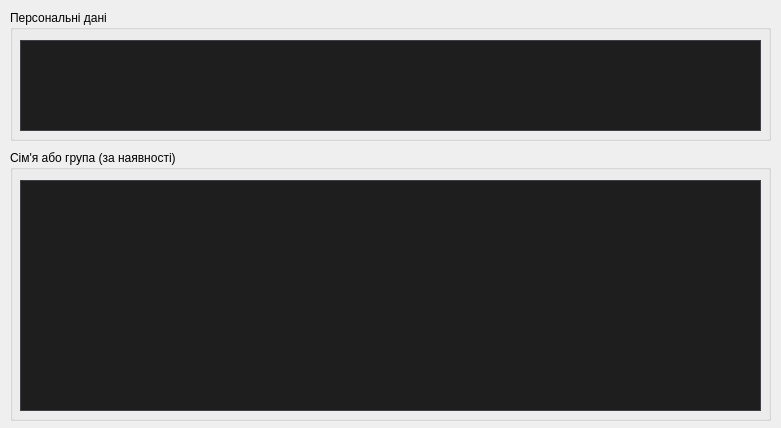
<?xml version="1.0" encoding="UTF-8"?>
<ui version="4.0">
 <class>MoreInfoWindow</class>
 <widget class="QWidget" name="MoreInfoWindow">
  <property name="geometry">
   <rect>
    <x>0</x>
    <y>0</y>
    <width>781</width>
    <height>428</height>
   </rect>
  </property>
  <property name="windowTitle">
   <string>Form</string>
  </property>
  <property name="windowIcon">
   <iconset resource="icons.qrc">
    <normaloff>:/icons/badge_icon.png</normaloff>:/icons/badge_icon.png</iconset>
  </property>
  <widget class="QGroupBox" name="groupBox">
   <property name="geometry">
    <rect>
     <x>10</x>
     <y>10</y>
     <width>761</width>
     <height>131</height>
    </rect>
   </property>
   <property name="title">
    <string>Персональні дані</string>
   </property>
   <widget class="QTableView" name="personalTableView">
    <property name="geometry">
     <rect>
      <x>10</x>
      <y>30</y>
      <width>741</width>
      <height>91</height>
     </rect>
    </property>
    <property name="styleSheet">
     <string notr="true">/*!*************************************
  VS15 Dark
****************************************
  Author: chintsu_kun
  Version: 2.0.2
  Licence: GNU General Public License v3.0 (https://www.gnu.org/licenses/gpl-3.0.en.html)
  Url: https://github.com/nikolay-borzov/modorganizer-themes
****************************************
*/
/* For some reason applying background-color or border fixes paddings properties */
QListWidget::item {
  border-width: 0; }

/* Don't override install label on download widget.
   MO2 assigns color depending on download state */
#installLabel {
  color: none; }

/* Make `background-color` work for :hover, :focus and :pressed states */
QToolButton {
  border: none; }

/* Main Window */
QWidget {
  background-color: #2D2D30;
  color: #F1F1F1; }
  QWidget::disabled {
    color: #656565; }

/* Common */
/* remove outline */
* {
  outline: 0; }

*:disabled,
QListView::item:disabled,
*::item:selected:disabled {
  color: #656565; }

/* line heights */
/* QTreeView#fileTree::item - currently have problem with size column vertical
   text align  */
#bsaList::item,
#dataTree::item,
QTreeView#modList::item,
QTreeWidget#categoriesTree::item,
#savegameList::item,
#tabConflicts QTreeWidget::item {
  padding: 0.3em 0; }

QListView::item,
QTreeView#espList::item {
  padding-top: 0.3em;
  padding-bottom: 0.3em;
}

/* to enable border color */
QTreeView,
QListView,
QTextEdit,
QWebView,
QTableView {
  border-style: solid;
  border-width: 1px; }

QAbstractItemView {
  color: #DCDCDC;
  background-color: #1E1E1E;
  alternate-background-color: #262626;
  border-color: #3F3F46; }
  QAbstractItemView::item:selected, QAbstractItemView::item:selected:hover {
    background-color: #3399FF;
    color: #F1F1F1; }

QAbstractItemView[filtered=true] {
	border: 2px solid #f00 !important;
}

QAbstractItemView,
QListView,
QTreeView {
  show-decoration-selected: 1; }

QAbstractItemView::item:hover,
QListView::item:hover,
QTreeView::branch:hover,
QTreeWidget::item:hover {
  background-color: rgba(51, 153, 255, 0.3); }

QAbstractItemView::item:selected:disabled,
QListView::item:selected:disabled,
QTreeView::branch:selected:disabled,
QTreeWidget::item:selected:disabled {
  background-color: rgba(51, 153, 255, 0.3); }

QTreeView::branch:selected {
  background-color: #3399FF; }

QLabel {
  background-color: transparent; }

LinkLabel {
  qproperty-linkColor: #3399FF; }

/* Left Pane &amp; File Trees #QTreeView, #QListView*/
QTreeView::branch:closed:has-children {
  image: url(./vs15/branch-closed.png); }

QTreeView::branch:open:has-children {
  image: url(./vs15/branch-open.png); }

/*QListView::item:hover { }
QListView::item:selected { }*/
QListView::item {
  color: #F1F1F1; }

/* Text areas and text fields #QTextEdit, #QLineEdit, #QWebView */
QTextEdit,
QWebView,
QLineEdit,
QAbstractSpinBox,
QAbstractSpinBox::up-button,
QAbstractSpinBox::down-button,
QComboBox {
  background-color: #333337;
  border-color: #3F3F46; }

QLineEdit:hover,
QAbstractSpinBox:hover,
QTextEdit:hover,
QComboBox:hover,
QComboBox:editable:hover {
  border-color: #007ACC; }

QLineEdit:focus,
QAbstractSpinBox::focus,
QTextEdit:focus,
QComboBox:focus,
QComboBox:editable:focus,
QComboBox:on {
  background-color: #3F3F46;
  border-color: #3399FF; }

QComboBox:on {
  border-bottom-color: #3F3F46; }

QLineEdit,
QAbstractSpinBox {
  min-height: 15px;
  padding: 2px;
  border-style: solid;
  border-width: 1px; }

QLineEdit {
  margin-top: 0; }

/* clear button */
QLineEdit QToolButton,
QLineEdit QToolButton:hover {
  background: none;
  margin-top: 1px; }

QLineEdit#espFilterEdit QToolButton {
  margin-top: -2px;
  margin-bottom: 1px; }

/* Drop-downs #QComboBox*/
QComboBox {
  min-height: 20px;
  padding-left: 5px;
  margin: 3px 0 1px 0;
  border-style: solid;
  border-width: 1px; }
  QComboBox:editable {
    padding-left: 3px;
    /* to enable hover styles */
    background-color: transparent; }
  QComboBox::drop-down {
    width: 20px;
    subcontrol-origin: padding;
    subcontrol-position: top right;
    border: none;
    /* If you need to set style for drop-down button
    &amp;:on,
    &amp;:editable:hover {
      background-color: red;
    } */ }
  QComboBox::down-arrow {
    image: url(./vs15/combobox-down.png); }
  QComboBox QAbstractItemView {
    background-color: #1B1B1C;
    selection-background-color: #3F3F46;
    border-color: #3399FF;
    border-style: solid;
    border-width: 0 1px 1px 1px; }

/* doesn't work http://stackoverflow.com/questions/13308341/qcombobox-abstractitemviewitem*/
/*QComboBox QAbstractItemView:item {
  padding: 10px;
  margin: 10px;
}*/
/* Toolbar */
QToolBar {
  border: none; }

QToolBar::separator {
  border-left-color: #222222;
  border-right-color: #46464A;
  border-width: 0 1px 0 1px;
  border-style: solid;
  width: 0; }

QToolButton {
  padding: 4px; }
  QToolButton:hover, QToolButton:focus {
    background-color: #3E3E40; }
  QToolButton:pressed {
    background-color: #3399FF; }

QToolButton::menu-indicator {
  image: url(./vs15/combobox-down.png);
  subcontrol-origin: padding;
  subcontrol-position: center right;
  padding-top: 10%;
  padding-right: 5%; }

/* Group Boxes #QGroupBox */
QGroupBox {
  border-color: #3F3F46;
  border-style: solid;
  border-width: 1px;
  padding: 1em .3em .3em .3em;
  margin-top: .65em; }

QGroupBox::title {
  subcontrol-origin: margin;
  subcontrol-position: top left;
  padding: 2px;
  left: 10px; }

/* LCD Count */
QLCDNumber {
  border-color: #3F3F46;
  border-style: solid;
  border-width: 1px; }

/* Buttons #QPushButton */
QPushButton {
  background-color: #333337;
  border-color: #3F3F46;
  min-height: 18px;
  padding: 2px 5px;
  border-style: solid;
  border-width: 1px; }

QPushButton:hover,
QPushButton:checked,
QPushButton:focus,
QAbstractSpinBox::up-button:hover,
QAbstractSpinBox::down-button:hover {
  background-color: #007ACC; }

QPushButton:pressed,
QPushButton:checked:hover,
QAbstractSpinBox::up-button:pressed,
QAbstractSpinBox::down-button:pressed {
  background-color: #1C97EA; }

QPushButton:disabled,
QAbstractSpinBox::up-button:disabled,
QAbstractSpinBox::down-button:disabled {
  background-color: #333337;
  border-color: #3F3F46; }

QPushButton::menu-indicator {
  image: url(./vs15/combobox-down.png);
  subcontrol-origin: padding;
  subcontrol-position: center right;
  padding-right: 5%; }

/* Dialog buttons */
QDialog QPushButton,
QSlider::handle:horizontal,
QSlider::handle:vertical {
  color: #000000;
  background-color: #DDDDDD;
  border-color: #707070;
  border-style: solid;
  border-width: 1px; }

QDialog QPushButton:hover,
QSlider::handle:horizontal:hover,
QSlider::handle:vertical:hover,
QSlider::handle:horizontal:pressed,
QSlider::handle:vertical:pressed {
  background-color: #BEE6FD;
  border-color: #3C7FB1; }

QSlider::handle:horizontal:focus:!pressed,
QSlider::handle:vertical:focus:!pressed,
QDialog QPushButton:focus,
QDialog QPushButton:checked {
  background-color: #DDDDDD;
  border-color: #3399FF; }

QDialog QPushButton:disabled,
QSlider::handle:horizontal:disabled,
QSlider::handle:vertical:disabled {
  background-color: #333337;
  border-color: #3F3F46; }

QDialog QPushButton {
  min-width: 1.5em;
  padding-left: .5em;
  padding-right: .5em; }

/* Check boxes and Radio buttons common #QCheckBox, #QRadioButton */
QGroupBox::indicator,
QTreeView::indicator,
QCheckBox::indicator,
QRadioButton::indicator {
  background-color: #2D2D30;
  border-color: #3F3F46;
  width: 13px;
  height: 13px;
  border-style: solid;
  border-width: 1px; }
  QGroupBox::indicator:hover,
  QTreeView::indicator:hover,
  QCheckBox::indicator:hover,
  QRadioButton::indicator:hover {
    background-color: #3F3F46;
    border-color: #007ACC; }

QGroupBox::indicator:checked,
QTreeView::indicator:checked,
QCheckBox::indicator:checked {
  image: url(./vs15/checkbox-check.png); }

QGroupBox::indicator:disabled,
QTreeView::indicator:checked:disabled,
QCheckBox::indicator:checked:disabled {
  image: url(./vs15/checkbox-check-disabled.png); }

/* Check boxes special */
QTreeView#modList::indicator {
  width: 15px;
  height: 15px; }

/* Radio buttons #QRadioButton */
QRadioButton::indicator {
  border-radius: 7px; }
  QRadioButton::indicator::checked {
    background-color: #B9B9BA;
    border-width: 2px;
    width: 11px;
    height: 11px; }
    QRadioButton::indicator::checked:hover {
      border-color: #3F3F46; }

/* Spinners #QSpinBox, #QDoubleSpinBox */
QAbstractSpinBox {
  margin: 1px; }

QAbstractSpinBox::up-button,
QAbstractSpinBox::down-button {
  border-style: solid;
  border-width: 1px;
  subcontrol-origin: padding; }

QAbstractSpinBox::up-button {
  subcontrol-position: top right; }

QAbstractSpinBox::up-arrow {
  image: url(./vs15/spinner-up.png); }

QAbstractSpinBox::down-button {
  subcontrol-position: bottom right; }

QAbstractSpinBox::down-arrow {
  image: url(./vs15/spinner-down.png); }

/* Sliders #QSlider */
QSlider::groove:horizontal {
  background-color: #3F3F46;
  border: none;
  height: 8px;
  margin: 2px 0; }

QSlider::handle:horizontal {
  width: .5em;
  height: 2em;
  margin: -7px 0;
  subcontrol-origin: margin; }

/* Scroll Bars #QAbstractScrollArea, #QScrollBar*/
/* assigning background still leaves not filled area*/
QAbstractScrollArea::corner {
  background-color: transparent; }

/* Horizontal */
QScrollBar:horizontal {
  height: 18px;
  border: none;
  margin: 0 23px 0 23px; }

QScrollBar::handle:horizontal {
  min-width: 32px;
  margin: 4px 2px; }

QScrollBar::add-line:horizontal {
  width: 23px;
  subcontrol-position: right;
  subcontrol-origin: margin; }

QScrollBar::sub-line:horizontal {
  width: 23px;
  subcontrol-position: left;
  subcontrol-origin: margin; }

/* Vertical */
QScrollBar:vertical {
  width: 20px;
  border: none;
  margin: 23px 0 23px 0; }

QScrollBar::handle:vertical {
  min-height: 32px;
  margin: 2px 4px; }

QScrollBar::add-line:vertical {
  height: 23px;
  subcontrol-position: bottom;
  subcontrol-origin: margin; }

QScrollBar::sub-line:vertical {
  height: 23px;
  subcontrol-position: top;
  subcontrol-origin: margin; }

/* Combined */
QScrollBar {
  background-color: #3E3E42;
  border: none; }

QScrollBar::handle {
  background-color: #686868; }

QScrollBar::add-line,
QScrollBar::sub-line {
  background-color: #3E3E42;
  border: none; }

/*QScrollBar::add-line:horizontal:hover,
QScrollBar::sub-line:horizontal:hover,
QScrollBar::add-line:vertical:hover,
QScrollBar::sub-line:vertical:hover,
QScrollBar::add-line:horizontal:pressed,
QScrollBar::sub-line:horizontal:pressed,
QScrollBar::add-line:vertical:pressed,
QScrollBar::sub-line:vertical:pressed { }*/
QScrollBar::handle:hover {
  background: #9E9E9E; }

QScrollBar::handle:pressed {
  background: #EFEBEF; }

QScrollBar::handle:disabled {
  background: #555558; }

QScrollBar::add-page,
QScrollBar::sub-page {
  background: transparent; }

QScrollBar::up-arrow:vertical {
  image: url(./vs15/scrollbar-up.png); }

QScrollBar::up-arrow:vertical:hover {
  image: url(./vs15/scrollbar-up-hover.png); }

QScrollBar::up-arrow:vertical:disabled {
  image: url(./vs15/scrollbar-up-disabled.png); }

QScrollBar::right-arrow:horizontal {
  image: url(./vs15/scrollbar-right.png); }

QScrollBar::right-arrow:horizontal:hover {
  image: url(./vs15/scrollbar-right-hover.png); }

QScrollBar::right-arrow:horizontal:disabled {
  image: url(./vs15/scrollbar-right-disabled.png); }

QScrollBar::down-arrow:vertical {
  image: url(./vs15/scrollbar-down.png); }

QScrollBar::down-arrow:vertical:hover {
  image: url(./vs15/scrollbar-down-hover.png); }

QScrollBar::down-arrow:vertical:disabled {
  image: url(./vs15/scrollbar-down-disabled.png); }

QScrollBar::left-arrow:horizontal {
  image: url(./vs15/scrollbar-left.png); }

QScrollBar::left-arrow:horizontal:hover {
  image: url(./vs15/scrollbar-left-hover.png); }

QScrollBar::left-arrow:horizontal:disabled {
  image: url(./vs15/scrollbar-left-disabled.png); }

/* Header Rows and Tables (Configure Mod Categories) #QTableView, #QHeaderView */
QTableView {
  gridline-color: #3F3F46;
  selection-background-color: #3399FF;
  selection-color: #F1F1F1; }

QTableView QTableCornerButton::section {
  background: #252526;
  border-color: #3F3F46;
  border-style: solid;
  border-width: 0 1px 1px 0; }

QHeaderView {
  border: none; }

QHeaderView::section {
  background: #252526;
  border-color: #3F3F46;
  padding: 3px 5px;
  border-style: solid;
  border-width: 0 1px 1px 0; }

QHeaderView::section:hover {
  background: #3E3E40;
  color: #F6F6F6; }

/*QHeaderView::section:first { }*/
QHeaderView::section:last {
  border-right: 0; }

QHeaderView::up-arrow {
  image: url(./vs15/sort-asc.png);
  margin-bottom: -37px; }

DownloadListView QHeaderView::up-arrow {
  margin-bottom: -47px; }

QHeaderView::down-arrow {
  image: url(./vs15/sort-desc.png);
  margin-bottom: 0; }

/* Context menus, toolbar drop-downs #QMenu  */
QMenu {
  background-color: #1A1A1C;
  border-color: #333337;
  border-style: solid;
  border-width: 1px;
  padding: 2px; }

QMenu::item {
  background: transparent;
  padding: 4px 20px; }

QMenu::item:selected, QMenuBar::item:selected {
  background-color: #333334; }

QMenu::item:disabled {
  background-color: transparent; }

QMenu::separator {
  background-color: #333337;
  height: 1px;
  margin: 1px 0; }

QMenu::icon {
  margin: 1px; }

QMenu::right-arrow {
  image: url(./vs15/sub-menu-arrow.png);
  subcontrol-origin: padding;
  subcontrol-position: center right;
  padding-right: .5em; }

QMenu QPushButton {
  background-color: transparent;
  border-color: #3F3F46;
  margin: 1px 0 1px 0; }

QMenu QCheckBox,
QMenu QRadioButton {
  background-color: transparent;
  padding: 5px 2px; }

/* Tool tips #QToolTip, #SaveGameInfoWidget */
QToolTip,
SaveGameInfoWidget {
  background-color: #424245;
  border-color: #4D4D50;
  color: #F1F1F1;
  border-style: solid;
  border-width: 1px;
  padding: 2px; }

QStatusBar::item {border: None;}

/* Progress Bars (Downloads) #QProgressBar */
QProgressBar {
  background-color: #E6E6E6;
  color: #000;
  border-color: #BCBCBC;
  text-align: center;
  border-style: solid;
  border-width: 1px;
  margin: 0 0px; }

QProgressBar::chunk {
  background: #06B025; }

DownloadListView[downloadView=standard]::item {
	padding: 16px;
}

DownloadListView[downloadView=compact]::item {
	padding: 4px;
}

/* Right Pane and Tab Bars #QTabWidget, #QTabBar */
QTabWidget::pane {
  border-color: #3F3F46;
  border-top-color: #007ACC;
  top: 0;
  border-style: solid;
  border-width: 1px; }

QTabWidget::pane:disabled {
  border-top-color: #3F3F46; }

/*QTabWidget::tab-bar { }*/
QTabBar::tab {
  background-color: transparent;
  padding: 4px 1em;
  border: none; }

QTabBar::tab:hover {
  background-color: #1C97EA; }

QTabBar::tab:selected,
QTabBar::tab:selected:hover {
  background-color: #007ACC; }

QTabBar::tab:disabled {
  background-color: transparent;
  color: #656565; }

QTabBar::tab:selected:disabled {
  background-color: #3F3F46; }

/* Scrollers */
QTabBar QToolButton {
  background-color: #333337;
  border-color: #3F3F46;
  padding: 1px;
  margin: 0;
  border-style: solid;
  border-width: 1px; }

QTabBar QToolButton:hover {
  border-color: #007ACC;
  border-width: 1px;
  border-style: solid; }

QTabBar QToolButton:disabled,
QTabBar QToolButton:pressed:hover {
  background-color: #333337; }

/*QTabBar::tear { }*/
QTabBar::scroller {
  width: 23px;
  background-color: red; }

QTabBar QToolButton::right-arrow {
  image: url(./vs15/scrollbar-right.png); }

QTabBar QToolButton::right-arrow:hover {
  image: url(./vs15/scrollbar-right-hover.png); }

QTabBar QToolButton::left-arrow {
  image: url(./vs15/scrollbar-left.png); }

QTabBar QToolButton::left-arrow:hover {
  image: url(./vs15/scrollbar-left-hover.png); }

/* Special styles */
QWidget#tabImages QPushButton {
  background-color: transparent;
  margin: 0 .3em;
  padding: 0; }

/* like dialog QPushButton*/
QWidget#tabESPs QToolButton {
  color: #000000;
  background-color: #DDDDDD;
  border-color: #707070;
  border-style: solid;
  border-width: 1px; }

QWidget#tabESPs QToolButton:hover {
  background-color: #BEE6FD;
  border-color: #3C7FB1; }

QWidget#tabESPs QToolButton:focus {
  background-color: #DDDDDD;
  border-color: #3399FF; }

QWidget#tabESPs QToolButton:disabled {
  background-color: #333337;
  border-color: #3F3F46; }

QTreeWidget#categoriesList {
  /*min-width: 225px;*/ }

QTreeWidget#categoriesList::item {
  background-position: center left;
  background-repeat: no-repeat;
  padding: .35em 10px; }

QTreeWidget#categoriesList::item:has-children {
  background-image: url(./vs15/branch-closed.png); }

QTreeWidget#categoriesList::item:has-children:open {
  background-image: url(./vs15/branch-open.png); }

QDialog#QueryOverwriteDialog QPushButton {
  margin-left: .5em; }

QDialog#PyCfgDialog QPushButton:hover {
  background-color: #BEE6FD; }

QLineEdit#modFilterEdit {
  margin-top: 2px; }

/* highlight unchecked BSAs */
QWidget#bsaTab QTreeWidget::indicator:unchecked {
  background-color: #3399FF; }

/* increase version text field */
QLineEdit#versionEdit {
  max-width: 100px; }

/* Dialogs width changes */
/* increase width to prevent buttons cutting */
QDialog#QueryOverwriteDialog {
  min-width: 565px; }

QDialog#ModInfoDialog {
  min-width: 850px; }

QLineEdit[valid-filter=false] {
	background-color: #661111 !important;
}</string>
    </property>
   </widget>
  </widget>
  <widget class="QGroupBox" name="groupBox_2">
   <property name="geometry">
    <rect>
     <x>10</x>
     <y>150</y>
     <width>761</width>
     <height>271</height>
    </rect>
   </property>
   <property name="title">
    <string>Сім'я або група (за наявності)</string>
   </property>
   <widget class="QTableView" name="familyGroupTableView">
    <property name="geometry">
     <rect>
      <x>10</x>
      <y>30</y>
      <width>741</width>
      <height>231</height>
     </rect>
    </property>
    <property name="styleSheet">
     <string notr="true">/*!*************************************
  VS15 Dark
****************************************
  Author: chintsu_kun
  Version: 2.0.2
  Licence: GNU General Public License v3.0 (https://www.gnu.org/licenses/gpl-3.0.en.html)
  Url: https://github.com/nikolay-borzov/modorganizer-themes
****************************************
*/
/* For some reason applying background-color or border fixes paddings properties */
QListWidget::item {
  border-width: 0; }

/* Don't override install label on download widget.
   MO2 assigns color depending on download state */
#installLabel {
  color: none; }

/* Make `background-color` work for :hover, :focus and :pressed states */
QToolButton {
  border: none; }

/* Main Window */
QWidget {
  background-color: #2D2D30;
  color: #F1F1F1; }
  QWidget::disabled {
    color: #656565; }

/* Common */
/* remove outline */
* {
  outline: 0; }

*:disabled,
QListView::item:disabled,
*::item:selected:disabled {
  color: #656565; }

/* line heights */
/* QTreeView#fileTree::item - currently have problem with size column vertical
   text align  */
#bsaList::item,
#dataTree::item,
QTreeView#modList::item,
QTreeWidget#categoriesTree::item,
#savegameList::item,
#tabConflicts QTreeWidget::item {
  padding: 0.3em 0; }

QListView::item,
QTreeView#espList::item {
  padding-top: 0.3em;
  padding-bottom: 0.3em;
}

/* to enable border color */
QTreeView,
QListView,
QTextEdit,
QWebView,
QTableView {
  border-style: solid;
  border-width: 1px; }

QAbstractItemView {
  color: #DCDCDC;
  background-color: #1E1E1E;
  alternate-background-color: #262626;
  border-color: #3F3F46; }
  QAbstractItemView::item:selected, QAbstractItemView::item:selected:hover {
    background-color: #3399FF;
    color: #F1F1F1; }

QAbstractItemView[filtered=true] {
	border: 2px solid #f00 !important;
}

QAbstractItemView,
QListView,
QTreeView {
  show-decoration-selected: 1; }

QAbstractItemView::item:hover,
QListView::item:hover,
QTreeView::branch:hover,
QTreeWidget::item:hover {
  background-color: rgba(51, 153, 255, 0.3); }

QAbstractItemView::item:selected:disabled,
QListView::item:selected:disabled,
QTreeView::branch:selected:disabled,
QTreeWidget::item:selected:disabled {
  background-color: rgba(51, 153, 255, 0.3); }

QTreeView::branch:selected {
  background-color: #3399FF; }

QLabel {
  background-color: transparent; }

LinkLabel {
  qproperty-linkColor: #3399FF; }

/* Left Pane &amp; File Trees #QTreeView, #QListView*/
QTreeView::branch:closed:has-children {
  image: url(./vs15/branch-closed.png); }

QTreeView::branch:open:has-children {
  image: url(./vs15/branch-open.png); }

/*QListView::item:hover { }
QListView::item:selected { }*/
QListView::item {
  color: #F1F1F1; }

/* Text areas and text fields #QTextEdit, #QLineEdit, #QWebView */
QTextEdit,
QWebView,
QLineEdit,
QAbstractSpinBox,
QAbstractSpinBox::up-button,
QAbstractSpinBox::down-button,
QComboBox {
  background-color: #333337;
  border-color: #3F3F46; }

QLineEdit:hover,
QAbstractSpinBox:hover,
QTextEdit:hover,
QComboBox:hover,
QComboBox:editable:hover {
  border-color: #007ACC; }

QLineEdit:focus,
QAbstractSpinBox::focus,
QTextEdit:focus,
QComboBox:focus,
QComboBox:editable:focus,
QComboBox:on {
  background-color: #3F3F46;
  border-color: #3399FF; }

QComboBox:on {
  border-bottom-color: #3F3F46; }

QLineEdit,
QAbstractSpinBox {
  min-height: 15px;
  padding: 2px;
  border-style: solid;
  border-width: 1px; }

QLineEdit {
  margin-top: 0; }

/* clear button */
QLineEdit QToolButton,
QLineEdit QToolButton:hover {
  background: none;
  margin-top: 1px; }

QLineEdit#espFilterEdit QToolButton {
  margin-top: -2px;
  margin-bottom: 1px; }

/* Drop-downs #QComboBox*/
QComboBox {
  min-height: 20px;
  padding-left: 5px;
  margin: 3px 0 1px 0;
  border-style: solid;
  border-width: 1px; }
  QComboBox:editable {
    padding-left: 3px;
    /* to enable hover styles */
    background-color: transparent; }
  QComboBox::drop-down {
    width: 20px;
    subcontrol-origin: padding;
    subcontrol-position: top right;
    border: none;
    /* If you need to set style for drop-down button
    &amp;:on,
    &amp;:editable:hover {
      background-color: red;
    } */ }
  QComboBox::down-arrow {
    image: url(./vs15/combobox-down.png); }
  QComboBox QAbstractItemView {
    background-color: #1B1B1C;
    selection-background-color: #3F3F46;
    border-color: #3399FF;
    border-style: solid;
    border-width: 0 1px 1px 1px; }

/* doesn't work http://stackoverflow.com/questions/13308341/qcombobox-abstractitemviewitem*/
/*QComboBox QAbstractItemView:item {
  padding: 10px;
  margin: 10px;
}*/
/* Toolbar */
QToolBar {
  border: none; }

QToolBar::separator {
  border-left-color: #222222;
  border-right-color: #46464A;
  border-width: 0 1px 0 1px;
  border-style: solid;
  width: 0; }

QToolButton {
  padding: 4px; }
  QToolButton:hover, QToolButton:focus {
    background-color: #3E3E40; }
  QToolButton:pressed {
    background-color: #3399FF; }

QToolButton::menu-indicator {
  image: url(./vs15/combobox-down.png);
  subcontrol-origin: padding;
  subcontrol-position: center right;
  padding-top: 10%;
  padding-right: 5%; }

/* Group Boxes #QGroupBox */
QGroupBox {
  border-color: #3F3F46;
  border-style: solid;
  border-width: 1px;
  padding: 1em .3em .3em .3em;
  margin-top: .65em; }

QGroupBox::title {
  subcontrol-origin: margin;
  subcontrol-position: top left;
  padding: 2px;
  left: 10px; }

/* LCD Count */
QLCDNumber {
  border-color: #3F3F46;
  border-style: solid;
  border-width: 1px; }

/* Buttons #QPushButton */
QPushButton {
  background-color: #333337;
  border-color: #3F3F46;
  min-height: 18px;
  padding: 2px 5px;
  border-style: solid;
  border-width: 1px; }

QPushButton:hover,
QPushButton:checked,
QPushButton:focus,
QAbstractSpinBox::up-button:hover,
QAbstractSpinBox::down-button:hover {
  background-color: #007ACC; }

QPushButton:pressed,
QPushButton:checked:hover,
QAbstractSpinBox::up-button:pressed,
QAbstractSpinBox::down-button:pressed {
  background-color: #1C97EA; }

QPushButton:disabled,
QAbstractSpinBox::up-button:disabled,
QAbstractSpinBox::down-button:disabled {
  background-color: #333337;
  border-color: #3F3F46; }

QPushButton::menu-indicator {
  image: url(./vs15/combobox-down.png);
  subcontrol-origin: padding;
  subcontrol-position: center right;
  padding-right: 5%; }

/* Dialog buttons */
QDialog QPushButton,
QSlider::handle:horizontal,
QSlider::handle:vertical {
  color: #000000;
  background-color: #DDDDDD;
  border-color: #707070;
  border-style: solid;
  border-width: 1px; }

QDialog QPushButton:hover,
QSlider::handle:horizontal:hover,
QSlider::handle:vertical:hover,
QSlider::handle:horizontal:pressed,
QSlider::handle:vertical:pressed {
  background-color: #BEE6FD;
  border-color: #3C7FB1; }

QSlider::handle:horizontal:focus:!pressed,
QSlider::handle:vertical:focus:!pressed,
QDialog QPushButton:focus,
QDialog QPushButton:checked {
  background-color: #DDDDDD;
  border-color: #3399FF; }

QDialog QPushButton:disabled,
QSlider::handle:horizontal:disabled,
QSlider::handle:vertical:disabled {
  background-color: #333337;
  border-color: #3F3F46; }

QDialog QPushButton {
  min-width: 1.5em;
  padding-left: .5em;
  padding-right: .5em; }

/* Check boxes and Radio buttons common #QCheckBox, #QRadioButton */
QGroupBox::indicator,
QTreeView::indicator,
QCheckBox::indicator,
QRadioButton::indicator {
  background-color: #2D2D30;
  border-color: #3F3F46;
  width: 13px;
  height: 13px;
  border-style: solid;
  border-width: 1px; }
  QGroupBox::indicator:hover,
  QTreeView::indicator:hover,
  QCheckBox::indicator:hover,
  QRadioButton::indicator:hover {
    background-color: #3F3F46;
    border-color: #007ACC; }

QGroupBox::indicator:checked,
QTreeView::indicator:checked,
QCheckBox::indicator:checked {
  image: url(./vs15/checkbox-check.png); }

QGroupBox::indicator:disabled,
QTreeView::indicator:checked:disabled,
QCheckBox::indicator:checked:disabled {
  image: url(./vs15/checkbox-check-disabled.png); }

/* Check boxes special */
QTreeView#modList::indicator {
  width: 15px;
  height: 15px; }

/* Radio buttons #QRadioButton */
QRadioButton::indicator {
  border-radius: 7px; }
  QRadioButton::indicator::checked {
    background-color: #B9B9BA;
    border-width: 2px;
    width: 11px;
    height: 11px; }
    QRadioButton::indicator::checked:hover {
      border-color: #3F3F46; }

/* Spinners #QSpinBox, #QDoubleSpinBox */
QAbstractSpinBox {
  margin: 1px; }

QAbstractSpinBox::up-button,
QAbstractSpinBox::down-button {
  border-style: solid;
  border-width: 1px;
  subcontrol-origin: padding; }

QAbstractSpinBox::up-button {
  subcontrol-position: top right; }

QAbstractSpinBox::up-arrow {
  image: url(./vs15/spinner-up.png); }

QAbstractSpinBox::down-button {
  subcontrol-position: bottom right; }

QAbstractSpinBox::down-arrow {
  image: url(./vs15/spinner-down.png); }

/* Sliders #QSlider */
QSlider::groove:horizontal {
  background-color: #3F3F46;
  border: none;
  height: 8px;
  margin: 2px 0; }

QSlider::handle:horizontal {
  width: .5em;
  height: 2em;
  margin: -7px 0;
  subcontrol-origin: margin; }

/* Scroll Bars #QAbstractScrollArea, #QScrollBar*/
/* assigning background still leaves not filled area*/
QAbstractScrollArea::corner {
  background-color: transparent; }

/* Horizontal */
QScrollBar:horizontal {
  height: 18px;
  border: none;
  margin: 0 23px 0 23px; }

QScrollBar::handle:horizontal {
  min-width: 32px;
  margin: 4px 2px; }

QScrollBar::add-line:horizontal {
  width: 23px;
  subcontrol-position: right;
  subcontrol-origin: margin; }

QScrollBar::sub-line:horizontal {
  width: 23px;
  subcontrol-position: left;
  subcontrol-origin: margin; }

/* Vertical */
QScrollBar:vertical {
  width: 20px;
  border: none;
  margin: 23px 0 23px 0; }

QScrollBar::handle:vertical {
  min-height: 32px;
  margin: 2px 4px; }

QScrollBar::add-line:vertical {
  height: 23px;
  subcontrol-position: bottom;
  subcontrol-origin: margin; }

QScrollBar::sub-line:vertical {
  height: 23px;
  subcontrol-position: top;
  subcontrol-origin: margin; }

/* Combined */
QScrollBar {
  background-color: #3E3E42;
  border: none; }

QScrollBar::handle {
  background-color: #686868; }

QScrollBar::add-line,
QScrollBar::sub-line {
  background-color: #3E3E42;
  border: none; }

/*QScrollBar::add-line:horizontal:hover,
QScrollBar::sub-line:horizontal:hover,
QScrollBar::add-line:vertical:hover,
QScrollBar::sub-line:vertical:hover,
QScrollBar::add-line:horizontal:pressed,
QScrollBar::sub-line:horizontal:pressed,
QScrollBar::add-line:vertical:pressed,
QScrollBar::sub-line:vertical:pressed { }*/
QScrollBar::handle:hover {
  background: #9E9E9E; }

QScrollBar::handle:pressed {
  background: #EFEBEF; }

QScrollBar::handle:disabled {
  background: #555558; }

QScrollBar::add-page,
QScrollBar::sub-page {
  background: transparent; }

QScrollBar::up-arrow:vertical {
  image: url(./vs15/scrollbar-up.png); }

QScrollBar::up-arrow:vertical:hover {
  image: url(./vs15/scrollbar-up-hover.png); }

QScrollBar::up-arrow:vertical:disabled {
  image: url(./vs15/scrollbar-up-disabled.png); }

QScrollBar::right-arrow:horizontal {
  image: url(./vs15/scrollbar-right.png); }

QScrollBar::right-arrow:horizontal:hover {
  image: url(./vs15/scrollbar-right-hover.png); }

QScrollBar::right-arrow:horizontal:disabled {
  image: url(./vs15/scrollbar-right-disabled.png); }

QScrollBar::down-arrow:vertical {
  image: url(./vs15/scrollbar-down.png); }

QScrollBar::down-arrow:vertical:hover {
  image: url(./vs15/scrollbar-down-hover.png); }

QScrollBar::down-arrow:vertical:disabled {
  image: url(./vs15/scrollbar-down-disabled.png); }

QScrollBar::left-arrow:horizontal {
  image: url(./vs15/scrollbar-left.png); }

QScrollBar::left-arrow:horizontal:hover {
  image: url(./vs15/scrollbar-left-hover.png); }

QScrollBar::left-arrow:horizontal:disabled {
  image: url(./vs15/scrollbar-left-disabled.png); }

/* Header Rows and Tables (Configure Mod Categories) #QTableView, #QHeaderView */
QTableView {
  gridline-color: #3F3F46;
  selection-background-color: #3399FF;
  selection-color: #F1F1F1; }

QTableView QTableCornerButton::section {
  background: #252526;
  border-color: #3F3F46;
  border-style: solid;
  border-width: 0 1px 1px 0; }

QHeaderView {
  border: none; }

QHeaderView::section {
  background: #252526;
  border-color: #3F3F46;
  padding: 3px 5px;
  border-style: solid;
  border-width: 0 1px 1px 0; }

QHeaderView::section:hover {
  background: #3E3E40;
  color: #F6F6F6; }

/*QHeaderView::section:first { }*/
QHeaderView::section:last {
  border-right: 0; }

QHeaderView::up-arrow {
  image: url(./vs15/sort-asc.png);
  margin-bottom: -37px; }

DownloadListView QHeaderView::up-arrow {
  margin-bottom: -47px; }

QHeaderView::down-arrow {
  image: url(./vs15/sort-desc.png);
  margin-bottom: 0; }

/* Context menus, toolbar drop-downs #QMenu  */
QMenu {
  background-color: #1A1A1C;
  border-color: #333337;
  border-style: solid;
  border-width: 1px;
  padding: 2px; }

QMenu::item {
  background: transparent;
  padding: 4px 20px; }

QMenu::item:selected, QMenuBar::item:selected {
  background-color: #333334; }

QMenu::item:disabled {
  background-color: transparent; }

QMenu::separator {
  background-color: #333337;
  height: 1px;
  margin: 1px 0; }

QMenu::icon {
  margin: 1px; }

QMenu::right-arrow {
  image: url(./vs15/sub-menu-arrow.png);
  subcontrol-origin: padding;
  subcontrol-position: center right;
  padding-right: .5em; }

QMenu QPushButton {
  background-color: transparent;
  border-color: #3F3F46;
  margin: 1px 0 1px 0; }

QMenu QCheckBox,
QMenu QRadioButton {
  background-color: transparent;
  padding: 5px 2px; }

/* Tool tips #QToolTip, #SaveGameInfoWidget */
QToolTip,
SaveGameInfoWidget {
  background-color: #424245;
  border-color: #4D4D50;
  color: #F1F1F1;
  border-style: solid;
  border-width: 1px;
  padding: 2px; }

QStatusBar::item {border: None;}

/* Progress Bars (Downloads) #QProgressBar */
QProgressBar {
  background-color: #E6E6E6;
  color: #000;
  border-color: #BCBCBC;
  text-align: center;
  border-style: solid;
  border-width: 1px;
  margin: 0 0px; }

QProgressBar::chunk {
  background: #06B025; }

DownloadListView[downloadView=standard]::item {
	padding: 16px;
}

DownloadListView[downloadView=compact]::item {
	padding: 4px;
}

/* Right Pane and Tab Bars #QTabWidget, #QTabBar */
QTabWidget::pane {
  border-color: #3F3F46;
  border-top-color: #007ACC;
  top: 0;
  border-style: solid;
  border-width: 1px; }

QTabWidget::pane:disabled {
  border-top-color: #3F3F46; }

/*QTabWidget::tab-bar { }*/
QTabBar::tab {
  background-color: transparent;
  padding: 4px 1em;
  border: none; }

QTabBar::tab:hover {
  background-color: #1C97EA; }

QTabBar::tab:selected,
QTabBar::tab:selected:hover {
  background-color: #007ACC; }

QTabBar::tab:disabled {
  background-color: transparent;
  color: #656565; }

QTabBar::tab:selected:disabled {
  background-color: #3F3F46; }

/* Scrollers */
QTabBar QToolButton {
  background-color: #333337;
  border-color: #3F3F46;
  padding: 1px;
  margin: 0;
  border-style: solid;
  border-width: 1px; }

QTabBar QToolButton:hover {
  border-color: #007ACC;
  border-width: 1px;
  border-style: solid; }

QTabBar QToolButton:disabled,
QTabBar QToolButton:pressed:hover {
  background-color: #333337; }

/*QTabBar::tear { }*/
QTabBar::scroller {
  width: 23px;
  background-color: red; }

QTabBar QToolButton::right-arrow {
  image: url(./vs15/scrollbar-right.png); }

QTabBar QToolButton::right-arrow:hover {
  image: url(./vs15/scrollbar-right-hover.png); }

QTabBar QToolButton::left-arrow {
  image: url(./vs15/scrollbar-left.png); }

QTabBar QToolButton::left-arrow:hover {
  image: url(./vs15/scrollbar-left-hover.png); }

/* Special styles */
QWidget#tabImages QPushButton {
  background-color: transparent;
  margin: 0 .3em;
  padding: 0; }

/* like dialog QPushButton*/
QWidget#tabESPs QToolButton {
  color: #000000;
  background-color: #DDDDDD;
  border-color: #707070;
  border-style: solid;
  border-width: 1px; }

QWidget#tabESPs QToolButton:hover {
  background-color: #BEE6FD;
  border-color: #3C7FB1; }

QWidget#tabESPs QToolButton:focus {
  background-color: #DDDDDD;
  border-color: #3399FF; }

QWidget#tabESPs QToolButton:disabled {
  background-color: #333337;
  border-color: #3F3F46; }

QTreeWidget#categoriesList {
  /*min-width: 225px;*/ }

QTreeWidget#categoriesList::item {
  background-position: center left;
  background-repeat: no-repeat;
  padding: .35em 10px; }

QTreeWidget#categoriesList::item:has-children {
  background-image: url(./vs15/branch-closed.png); }

QTreeWidget#categoriesList::item:has-children:open {
  background-image: url(./vs15/branch-open.png); }

QDialog#QueryOverwriteDialog QPushButton {
  margin-left: .5em; }

QDialog#PyCfgDialog QPushButton:hover {
  background-color: #BEE6FD; }

QLineEdit#modFilterEdit {
  margin-top: 2px; }

/* highlight unchecked BSAs */
QWidget#bsaTab QTreeWidget::indicator:unchecked {
  background-color: #3399FF; }

/* increase version text field */
QLineEdit#versionEdit {
  max-width: 100px; }

/* Dialogs width changes */
/* increase width to prevent buttons cutting */
QDialog#QueryOverwriteDialog {
  min-width: 565px; }

QDialog#ModInfoDialog {
  min-width: 850px; }

QLineEdit[valid-filter=false] {
	background-color: #661111 !important;
}</string>
    </property>
   </widget>
  </widget>
 </widget>
 <resources>
  <include location="icons.qrc"/>
 </resources>
 <connections/>
</ui>
